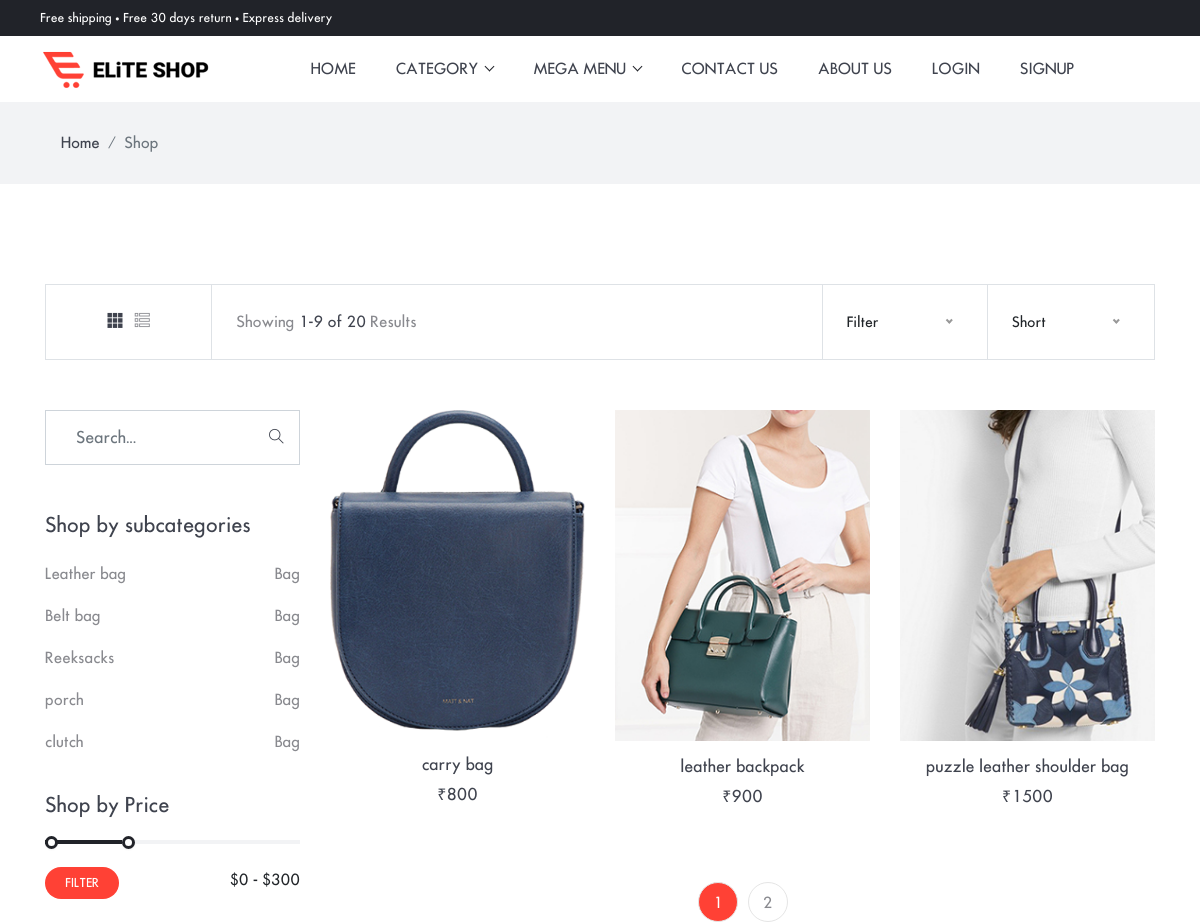
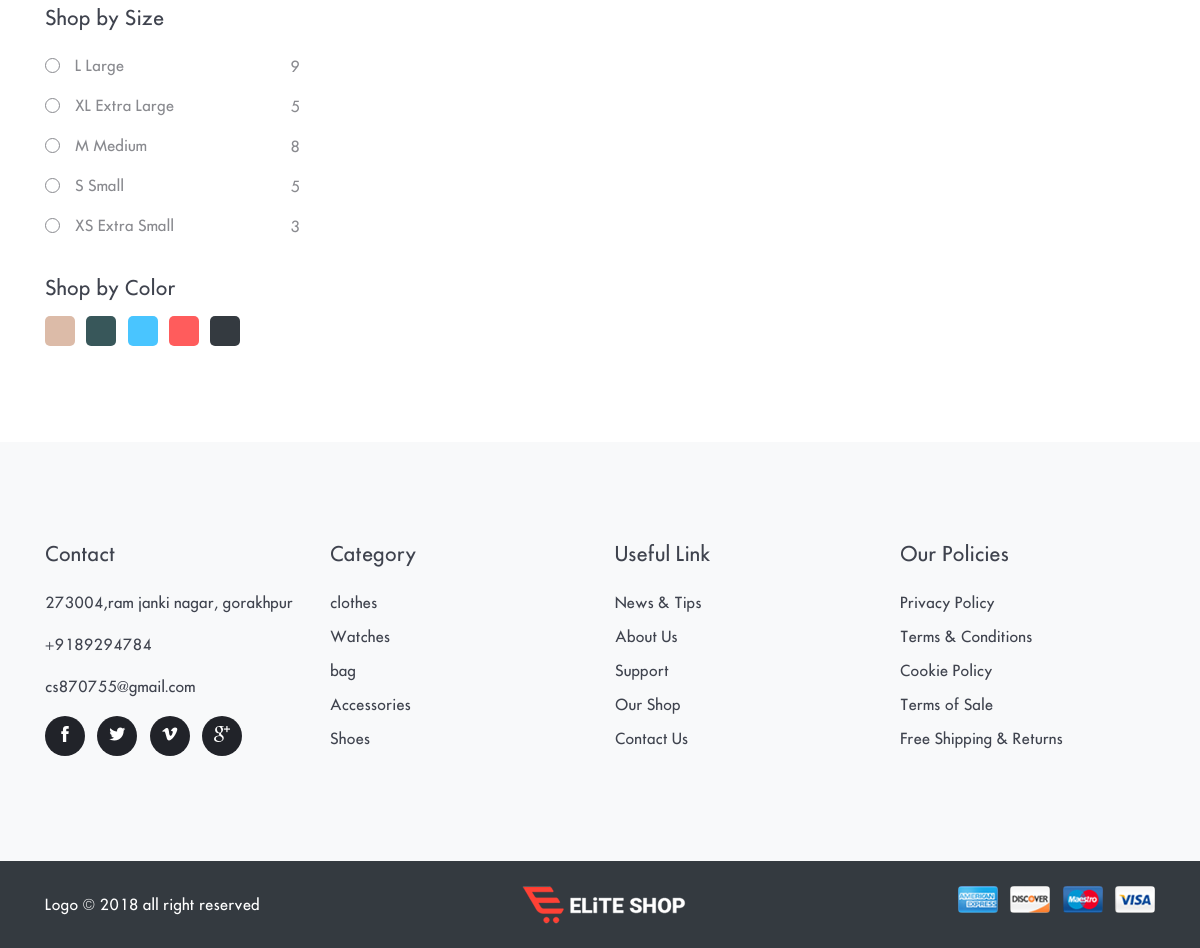
Screenshot of /shop/1/ with the database file from the repository (2 pictures, top to bottom).
### shopping/models.py (models this page shows, shortened)
class subcategory(models.Model):
    cat=models.ForeignKey(category,on_delete=models.CASCADE,null=True)
    name=models.CharField(max_length=100,null=True)

class category(models.Model):
    name=models.CharField(max_length=100,null=True)
    def __str__(self):
       return self.name

class product(models.Model):
    subcat=models.ForeignKey(subcategory,on_delete=models.CASCADE,null=True)
    name=models.CharField(max_length=100,null=True)
    price=models.IntegerField(null=True)
    stock=models.IntegerField(null=True)
    img1=models.FileField(null=True)
    img2=models.FileField(null=True)
    img3=models.FileField(null=True)
    des=models.TextField(null=True)
    size=models.CharField(max_length=100,null=True,blank=True)
    rate=models.IntegerField(null=True)

### shopping/views.py (the view)
# urls.py: path('shop/<int:sid>/',shop,name='Shop'),
def shop(request,sid):
    allcat = category.objects.all()
    subcatdata = subcategory.objects.get(id=sid)
    allpro = product.objects.filter(subcat=subcatdata)
    othersubcat = subcategory.objects.filter(cat=subcatdata.cat)
    paginator = Paginator(allpro,3)
    page=request.GET.get('page',1)
    try:
        products=paginator.page(page)
    except PageNotAnInteger:
        products=paginator.page(1)
    except EmptyPage:
        products=paginator.page(paginator.num_pages)
    d = {"allcat":allcat,"allpro":products,"othersubcat":othersubcat,"mycart":my_cart(request.user)}
    return render(request,'shop.html',d)

### shopping/templates/shop.html (shortened to what this page needs)
{% extends 'base.html' %}
{% load static %}
{% block body %}
<div class="main-wrapper">
<nav class="bg-gray py-3">
  <div class="container">
    <ol class="breadcrumb">
      <li class="breadcrumb-item"><a href="index-2.html">Home</a></li>
      <li class="breadcrumb-item active" aria-current="page">Shop</li>
    </ol>
  </div>
</nav>
<section class="section">
  <div class="container">
    <div class="row">
      <div class="col-lg-12 mb-50">
        <div class="d-flex border">
          <div class="flex-basis-15 p-2 p-sm-4 border-right text-center">
              <a class="text-color d-inline-block px-1" href="shop.html"><i class="ti-layout-grid3-alt"></i></a>
              <a class="text-gray d-inline-block px-1" href="shop-list.html"><i class="ti-view-list-alt"></i></a>
          </div>
          <div class="flex-basis-55 p-2 p-sm-4 align-self-sm-center">
            <p class="text-gray mb-0">Showing <span class="text-color">1-9 of 20</span> Results</p>
          </div>
          <div class="flex-basis-15 p-2 p-sm-4 border-right border-left text-center">
          </div>
          <div class="flex-basis-15 p-2 p-sm-4 text-center">
          </div>
        </div>
      </div>
      <div class="col-lg-3">
        <div class="position-relative mb-5">
          <form action="#">
            <input type="search" class="form-control rounded-0" id="search-product" placeholder="Search...">
            <button type="submit" class="search-icon pr-3 r-0"><i class="ti-search text-color"></i></button>
          </form>
        </div>
        <div class="mb-30">
          <h4 class="mb-3">Shop by subcategories</h4>
          <ul class="pl-0 shop-list list-unstyled">
              {% for i in othersubcat %}
            <li>
              <a href="{% url 'Shop' i.id %}" class="d-flex py-2 text-gray justify-content-between">
                <span>{{i.name}}</span><span>{{i.cat}}</span>
              </a>
            </li>
              {% endfor %}
          </ul>
        </div>
        <div class="mb-30">
          <h4 class="mb-4">Shop by Price</h4>
          <div class="d-flex justify-content-between">
            <button class="btn btn-sm btn-primary">Filter</button>
            <span class="value">$0 - $300</span>
          </div>
        </div>
        <div class="mb-30">
          <h4 class="mb-3">Shop by Size</h4>
          <form action="#">
            <div class="d-flex justify-content-between custom-checkbox">
              <label class="label">L Large
                <span class="box"></span>
              </label>
              <span class="mt-2">9</span>
            </div>
            <div class="d-flex justify-content-between custom-checkbox">
              <label class="label">XL Extra Large
                <span class="box"></span>
              </label>
              <span class="mt-2">5</span>
            </div>
            <div class="d-flex justify-content-between custom-checkbox">
              <label class="label">M Medium
                <span class="box"></span>
              </label>
              <span class="mt-2">8</span>
            </div>
            <div class="d-flex justify-content-between custom-checkbox">
              <label class="label">S Small
                <span class="box"></span>
              </label>
              <span class="mt-2">5</span>
            </div>
            <div class="d-flex justify-content-between custom-checkbox">
              <label class="label">XS Extra Small
                <span class="box"></span>
              </label>
              <span class="mt-2">3</span>
            </div>
          </form>
        </div>
        <div class="color">
          <h4 class="mb-3">Shop by Color</h4>
          <ul class="list-inline">
            <li class="list-inline-item mr-4">
              <label class="radio">
                <span class="radio-box bg-magenta"></span>
              </label>
            </li>
            <li class="list-inline-item mr-4">
              <label class="radio">
                <span class="radio-box bg-dark-green"></span>
              </label>
            </li>
            <li class="list-inline-item mr-4">
              <label class="radio">
                <span class="radio-box bg-sky-blue"></span>
              </label>
            </li>
            <li class="list-inline-item mr-4">
              <label class="radio">
                <span class="radio-box bg-red"></span>
              </label>
            </li>
            <li class="list-inline-item mr-4">
              <label class="radio">
                <span class="radio-box bg-dark"></span>
              </label>
            </li>
          </ul>
        </div>
      </div>
      <div class="col-lg-9">
        <div class="row">
          {% for i in allpro %}
          <div class="col-lg-4 col-sm-6 mb-4">
            <div class="product text-center">
              <div class="product-thumb">
                <div class="overflow-hidden position-relative">
                  <a href="{% url 'product' i.id %}">
                    <img class="img-fluid w-100 mb-3 img-first" src="{{i.img1.url}}" alt="product-img">
                  </a>
                </div>
              </div>
              <div class="product-info">
                <h3 class="h5"><a class="text-color" href="{% url 'product' i.id %}">{{i.name}}</a></h3>
                <span class="h5">&#8377;{{i.price}}</span>
              </div>
            </div>
          </div>
            {% endfor %}
          <div class="col-12 mt-5">
            <nav>
               {% if allpro.has_other_pages %}
              <ul class="pagination justify-content-center">
                {% for i in allpro.paginator.page_range %}
                {% if allpro.number == i %}
                <li class="page-item active"><a class="page-link" href="?page={{i}}">{{i}}</a></li>
                {% else %}
                 <li class="page-item"><a class="page-link" href="?page={{i}}">{{i}}</a></li>
                {% endif %}
                {% endfor %}
              </ul>
              {% endif %}
            </nav>
          </div>
        </div>
      </div>
    </div>
  </div>
</section>
  </div>
  {% endblock %}

### shopping/templates/base.html (shortened to what this page needs)
<!DOCTYPE html>
<html lang="zxx">
<head>
     {% load static %}
  <link rel="stylesheet" href="{% static 'plugins/bootstrap/bootstrap.min.css' %}">
  <link rel="stylesheet" href="{% static 'plugins/themify-icons/themify-icons.css' %}">
  <link rel="stylesheet" href="{% static 'plugins/slick/slick.css' %}">
  <link rel="stylesheet" href="{% static 'plugins/venobox/venobox.css' %}">
  <link rel="stylesheet" href="{% static 'plugins/animate/animate.css' %}">
  <link rel="stylesheet" href="{% static 'plugins/aos/aos.css' %}">
  <link rel="stylesheet" href="{% static 'plugins/bootstrap-touchspin-master/jquery.bootstrap-touchspin.min.css' %}">
  <link rel="stylesheet" href="{% static 'plugins/nice-select/nice-select.css' %}">
  <link rel="stylesheet" href="{% static 'plugins/bootstrap-slider/bootstrap-slider.min.css' %}">
  <link href="{% static 'css/style.css' %}" rel="stylesheet">
</head>
<body>
  <header>
  <div class="top-header">
    <div class="row">
     <div class="col-lg-6 text-center text-lg-left">
        <p class="text-white mb-lg-0 mb-1">Free shipping • Free 30 days return • Express delivery</p>
      </div>
      <div class="col-lg-6 text-center text-lg-right">
        <ul class="list-inline">
        </ul>
      </div>
    </div>
  </div>
  </header>
<nav class="navbar navbar-expand-lg navbar-light bg-white w-100" id="navbar">
 <a class="navbar-brand order-2 order-lg-1" href="index-2.html"><img class="img-fluid" src="{% static 'images/logo.png' %}" alt="logo"></a>
  <div class="collapse navbar-collapse order-1 order-lg-2" id="navbarSupportedContent">
    <ul class="navbar-nav mx-auto">
      <li class="nav-item">
        <a class="nav-link" href="{% url 'home' %}">home</a>
      </li>
      <li class="nav-item dropdown view">
        <a class="nav-link dropdown-toggle" href="shop.html" role="button" data-toggle="dropdown" aria-haspopup="true"
          aria-expanded="false">
          category
        </a>
      </li>
     <li class="nav-item dropdown mega-dropdown">
        <a class="nav-link dropdown-toggle" href="#" role="button" data-toggle="dropdown" aria-haspopup="true"
          aria-expanded="false">
          Mega Menu
        </a>
      </li>
      <li class="nav-item">
        <a class="nav-link" href="{% url 'contact' %}">Contact Us</a>
      </li>
      <li class="nav-item">
        <a class="nav-link" href="{% url 'about' %}">about Us</a>
      </li>
      {% if not request.user.is_authenticated %}
      <li class="nav-item">
        <a class="nav-link" href="{% url 'login' %}">Login</a>
      </li>
      <li class="nav-item">
        <a class="nav-link" href="{% url 'sign' %}">Signup</a>
      </li>
                {% else %}
                <li class="nav-item">
                <a class="nav-link" href="{% url 'logout' %}">logout</a>
                </li>
     {% endif %}
    </ul>
  </div>
</nav>
{% block body %}
{% endblock %}
<footer class="bg-light">
  <div class="section">
    <div class="container">
      <div class="row">
        <div class="col-md-3 col-sm-6 mb-5 mb-md-0 text-center text-sm-left">
          <h4 class="mb-4">Contact</h4>
          <p>273004,ram janki nagar, gorakhpur</p>
          <p>+9189294784</p>
          <p>cs870755@gmail.com</p>
          <ul class="list-inline social-icons">
            <li class="list-inline-item"><a href=""><i class="ti-facebook"></i></a></li>
            <li class="list-inline-item"><a href=""><i class="ti-twitter-alt"></i></a></li>
            <li class="list-inline-item"><a href=""><i class="ti-vimeo-alt"></i></a></li>
            <li class="list-inline-item"><a href=""><i class="ti-google"></i></a></li>
          </ul>
        </div>
        <div class="col-md-3 col-sm-6 mb-5 mb-md-0 text-center text-sm-left">
          <h4 class="mb-4">Category</h4>
          <ul class="pl-0 list-unstyled">
            <li class="mb-2"><a class="text-color" href="">clothes</a></li>
            <li class="mb-2"><a class="text-color" href="">Watches</a></li>
            <li class="mb-2"><a class="text-color" href="">bag</a></li>
            <li class="mb-2"><a class="text-color" href="">Accessories</a></li>
            <li class="mb-2"><a class="text-color" href="">Shoes</a></li>
          </ul>
        </div>
        <div class="col-md-3 col-sm-6 mb-5 mb-md-0 text-center text-sm-left">
          <h4 class="mb-4">Useful Link</h4>
          <ul class="pl-0 list-unstyled">
            <li class="mb-2"><a class="text-color" href="">News & Tips</a></li>
            <li class="mb-2"><a class="text-color" href="">About Us</a></li>
            <li class="mb-2"><a class="text-color" href="">Support</a></li>
            <li class="mb-2"><a class="text-color" href="">Our Shop</a></li>
            <li class="mb-2"><a class="text-color" href="">Contact Us</a></li>
          </ul>
        </div>
        <div class="col-md-3 col-sm-6 text-center text-sm-left">
          <h4 class="mb-4">Our Policies</h4>
          <ul class="pl-0 list-unstyled">
            <li class="mb-2"><a class="text-color" href="">Privacy Policy</a></li>
            <li class="mb-2"><a class="text-color" href="">Terms & Conditions</a></li>
            <li class="mb-2"><a class="text-color" href="">Cookie Policy</a></li>
            <li class="mb-2"><a class="text-color" href="">Terms of Sale</a></li>
            <li class="mb-2"><a class="text-color" href="">Free Shipping & Returns</a></li>
          </ul>
        </div>
      </div>
    </div>
  </div>
  <div class="bg-dark py-4">
    <div class="container">
      <div class="row">
        <div class="col-md-5 text-center text-md-left mb-4 mb-md-0 align-self-center">
          <p class="text-white mb-0">Logo &copy; 2018 all right reserved</p>
        </div>
        <div class="col-md-2 text-center text-md-left mb-4 mb-md-0">
          <img src="{% static 'images/logo-alt.png' %}" alt="logo">
        </div>
        <div class="col-md-5 text-center text-md-right mb-4 mb-md-0">
          <ul class="list-inline">
            <li class="list-inline-item"><img class="img-fluid rounded atm-card-img" src="{% static 'images/payment-card/card-1.jpg' %}" alt="card"></li>
            <li class="list-inline-item"><img class="img-fluid rounded atm-card-img" src="{% static 'images/payment-card/card-2.jpg' %}" alt="card"></li>
            <li class="list-inline-item"><img class="img-fluid rounded atm-card-img" src="{% static 'images/payment-card/card-3.jpg' %}" alt="card"></li>
            <li class="list-inline-item"><img class="img-fluid rounded atm-card-img" src="{% static 'images/payment-card/card-4.jpg' %}" alt="card"></li>
          </ul>
        </div>
      </div>
    </div>
  </div>
</footer>
</body>
</html>

### rows the page displays
subcategory: name "Leather bag", cat "Bag"
subcategory: name "Belt bag", cat "Bag"
subcategory: name "Reeksacks", cat "Bag"
subcategory: name "porch", cat "Bag"
subcategory: name "clutch", cat "Bag"
product: img1 (picture), name "carry bag", price "800"
product: img1 (picture), name "leather backpack", price "900"
product: img1 (picture), name "puzzle leather shoulder bag", price "1500"

### other values shown
{{ i }} "1"
{{ i }} "2"
